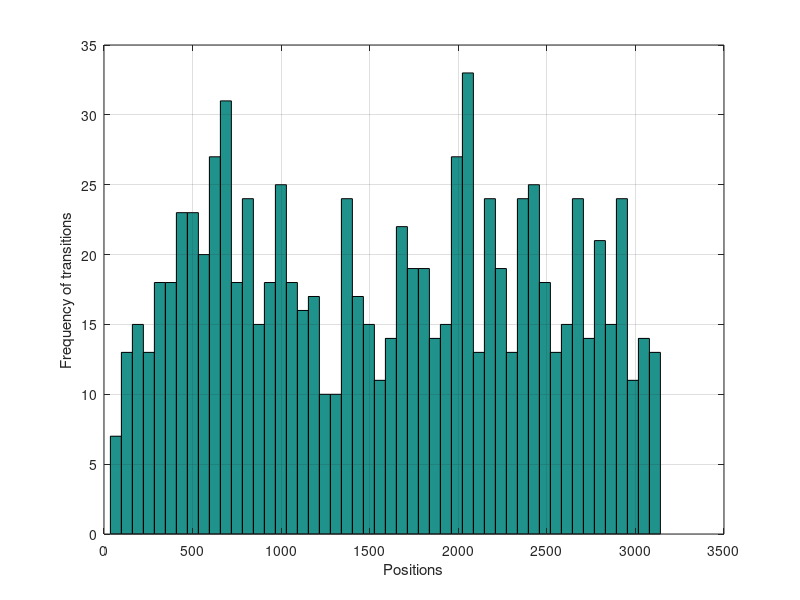

MATLAB code to generate this figure: (Note: this script raises an error after producing the figure.)
clear; clc; close all;
addpath('functions');

% Load data
load('data.mat');
proteins = sample(:,7);

% Preprocessing
proteins = proteins(~cellfun('isempty',proteins)) ;  % remove empty cells
id_remove = regexp(proteins,'del'); id_remove = cellfun('isempty',id_remove); % Remove ones with 'del'
proteins = proteins(id_remove);
id_remove = regexp(proteins,'Ter'); id_remove = cellfun('isempty',id_remove); % Remove ones with 'Ter'
proteins = proteins(id_remove);
id_remove = regexp(proteins,'ins'); id_remove = cellfun('isempty',id_remove); % Remove ones with 'ins'
proteins = proteins(id_remove);
id_remove = regexp(proteins,'dup'); id_remove = cellfun('isempty',id_remove); % Remove ones with 'dup'
proteins = proteins(id_remove);

% Parse to extract transitions and their numeric positions
idx = regexp(proteins,'\d+','match');
positions = str2double([idx{:}]');
match = regexp(proteins,'[a-zA-Z]+','match');
transitions = vertcat(match{:});
transitions(:,1)=[];

% Get rid of non-transitions (same first and second)
id_remove = cellfun(@(x,y) isequal(x,y), transitions(:,1), transitions(:,2));
transitions = transitions(~id_remove,:);
positions = positions(~id_remove,:);

% OPTIONAL: produce a histogram
figure;
hist(positions,50);
xlabel('Positions');
ylabel('Frequency of transitions');
grid on;

% OPTIONAL:  Write out to spreadsheet
% output = horzcat(transitions, num2cell(positions));
% T = cell2table(output,'VariableNames',{'First','Second','Position'});
% writetable(T,'tabledata.dat');

% Load scores data
load('scores.mat');
[~,idx1] = ismember(transitions(:,1),names);
[~,idx2] = ismember(transitions(:,2),names);
transitions_scores = diag(scores(idx1,idx2));

% Generate weighted histogram
nbins = 50;
[histw, intervals] = histwc(positions, transitions_scores, nbins); 
figure;
bar(intervals,histw);

